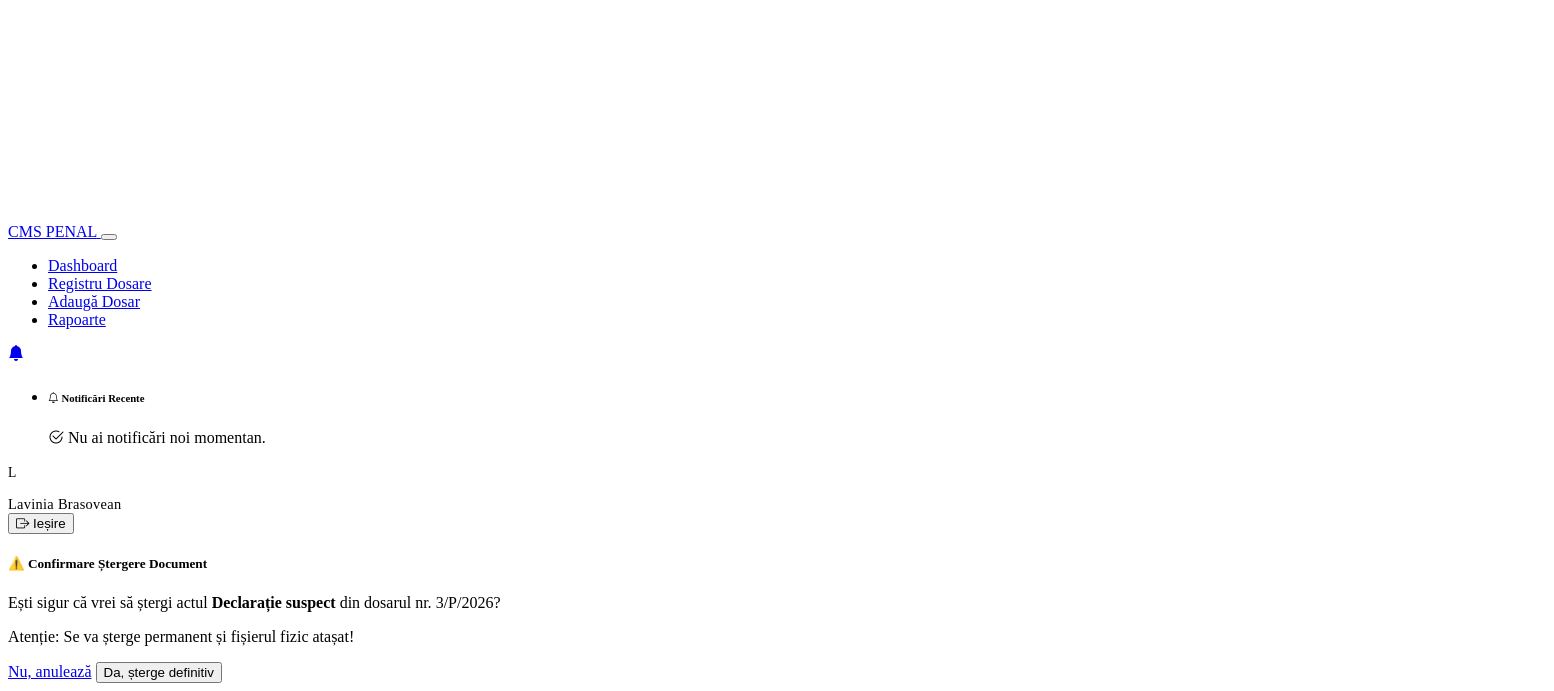
The app's page /cases/document/3/sterge/ (signed in, lower part), older data.
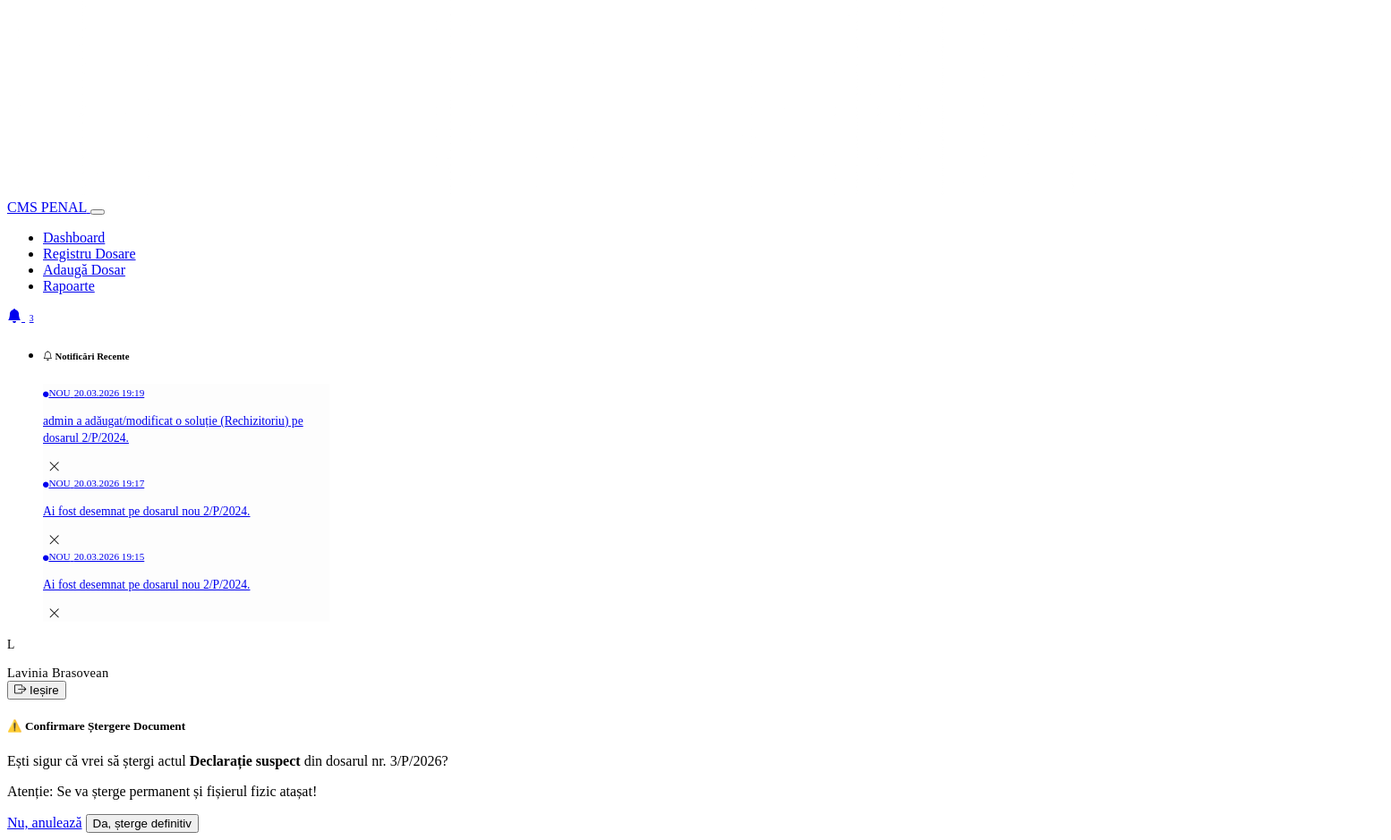
The same page, newer data.
### cases/models.py (models this page shows, shortened)
class Notificare(models.Model):
    utilizator = models.ForeignKey(settings.AUTH_USER_MODEL, on_delete=models.CASCADE, related_name='notificari')
    mesaj = models.CharField(max_length=255)
    link = models.CharField(max_length=255, help_text="URL-ul către dosarul vizat")
    citita = models.BooleanField(default=False)
    data_crearii = models.DateTimeField(auto_now_add=True)
    class Meta:
        ordering = ['-data_crearii'] # Cele mai noi apar primele
        verbose_name = "Notificare"
        verbose_name_plural = "Notificări"

### cases/views.py (the view)
# urls.py: path('document/<int:pk>/sterge/', views.stergere_document, name='stergere_document'),
@login_required
def stergere_document(request, pk):
    document = get_object_or_404(ActUrmarire, pk=pk)
    dosar_id = document.dosar.pk
    if not document.are_drepturi_editare(request.user):
        raise PermissionDenied("Nu ai permisiunea de a edita acest dosar.")
    if request.method == 'POST':
        if document.fisier:
            document.fisier.delete(save=False)
        document.delete() # Șterge înregistrarea din tabel
        return redirect('cases:detalii_dosar', pk=dosar_id)
    context = {'document': document}
    return render(request, 'cases/stergere_document.html', context)

### cases/context_processors.py (called while the page is built)
def notificari_globale(request):
    if request.user.is_authenticated:
        necitite = Notificare.objects.filter(utilizator=request.user, citita=False)
        return {
            'notificari_necitite': necitite,
            'nr_notificari': necitite.count()
        }
    return {'notificari_necitite': [], 'nr_notificari': 0}

### documents/models.py (called while the page is built)
    def are_drepturi_editare(self, utilizator):
        if self.autor == utilizator:
            return True
        echipa = [self.dosar.ofiter_caz, self.dosar.procuror_caz, self.dosar.grefier_caz]
        if utilizator in echipa:
            return True
        return False

### cases/templates/cases/stergere_document.html (shortened to what this page needs)
{% extends 'base.html' %}
{% block content %}
<div class="row justify-content-center">
    <div class="col-md-6">
        <div class="card shadow-sm mt-5 border-danger">
            <div class="card-header bg-danger text-white">
                <h5 class="mb-0">⚠️ Confirmare Ștergere Document</h5>
            </div>
            <div class="card-body text-center">
                <p class="fs-5">Ești sigur că vrei să ștergi actul <strong>{{ document.titlu }}</strong> din dosarul nr. {{ document.dosar.numar_unic }}?</p>
                <p class="text-danger fw-bold">Atenție: Se va șterge permanent și fișierul fizic atașat!</p>
                <form method="POST" class="mt-4">
                    <a href="{% url 'cases:detalii_dosar' document.dosar.pk %}" class="btn btn-secondary me-2">Nu, anulează</a>
                    <button type="submit" class="btn btn-danger fw-bold">Da, șterge definitiv</button>
                </form>
            </div>
        </div>
    </div>
</div>
{% endblock %}

### templates/base.html (shortened to what the changed rows need)
{% load static %}
{% load sass_tags %}
<!DOCTYPE html>
<html lang="ro">
<head>
    <link href="{% sass_src 'scss/main.scss' %}" rel="stylesheet" type="text/css" />
    <link rel="stylesheet" href="{% static 'icons/bootstrap-icons.css' %}">
</head>
<body class="bg-light" style="min-height: 100vh; display: flex; flex-direction: column;">
    <nav class="navbar navbar-expand-lg navbar-dark bg-primary bg-gradient mb-4 shadow-sm border-bottom border-3 border-secondary border-opacity-25">
            <div class="container-xl h-100">
            <div class="collapse navbar-collapse" id="navbarNav">
                {% if user.is_authenticated %}
                    <div class="d-flex align-items-center gap-3 mt-3 mt-lg-0">
                        <div class="nav-item dropdown">
                            <a class="nav-link position-relative text-white opacity-75 hover-opacity-100 p-1" href="#" id="notificariDropdown" role="button" data-bs-toggle="dropdown" aria-expanded="false" style="margin-top: 2px;">
                                <i class="bi bi-bell-fill fs-5 text-warning"></i>
                                {% if nr_notificari > 0 %}
                                <span id="badge-notificari" class="position-absolute translate-middle badge rounded-pill bg-danger border border-primary border-2 shadow-sm fw-bold" style="top: 25%; left: 75%; font-size: 0.6rem; padding: 0.35em 0.5em;">
                                    {{ nr_notificari }}
                                </span>
                                {% endif %}
                            </a>
                            <ul class="dropdown-menu dropdown-menu-end shadow-lg border border-secondary border-opacity-10 rounded-3 mt-2 p-0 overflow-hidden" aria-labelledby="notificariDropdown" style="width: 320px; max-height: 400px;">
                                <div style="overflow-y: auto; max-height: 300px;">
                                {% if nr_notificari > 0 %}
                                    {% for notificare in notificari_necitite %}
                                        <li id="notif-{{ notificare.pk }}" class="position-relative border-bottom border-secondary border-opacity-10">
                                            <div class="d-flex align-items-start py-3 px-3 transition-base" style="background-color: #fdfdfd; cursor: pointer;" onmouseover="this.style.backgroundColor='#f8f9fa'" onmouseout="this.style.backgroundColor='#fdfdfd'">
                                                <a class="text-decoration-none text-dark flex-grow-1 pe-3" href="{% url 'cases:citeste_notificare' notificare.pk %}">
                                                    <div class="d-flex justify-content-between align-items-center mb-1">
                                                        <small class="text-primary fw-bold" style="font-size: 0.7rem;"><i class="bi bi-circle-fill me-1" style="font-size: 0.4rem;"></i>NOU</small>
                                                        <small class="text-muted fw-medium" style="font-size: 0.7rem;">{{ notificare.data_crearii|date:"d.m.Y H:i" }}</small>
                                                    </div>
                                                    <p class="mb-0 text-secondary" style="font-size: 0.85rem; line-height: 1.4;">{{ notificare.mesaj }}</p>
                                                </a>
                                                <button onclick="stergeNotificare(event, '{{ notificare.pk }}')"
                                                        class="btn btn-sm text-muted p-0 ms-1 opacity-50 hover-opacity-100 transition-base"
                                                        title="Marchează ca citită"
                                                        style="background: transparent; border: none; box-shadow: none;">
                                                    <i class="bi bi-x-lg fs-5"></i>
                                                </button>
                                            </div>
                                        </li>
                                    {% endfor %}
                                {% else %}
                                    <li>
                                        <div class="dropdown-item py-5 text-center text-muted">
                                            <i class="bi bi-check2-circle fs-3 d-block mb-2 opacity-50"></i>
                                            <span class="small fw-medium">Nu ai notificări noi momentan.</span>
                                        </div>
                                    </li>
                                {% endif %}
                                </div>
                            </ul>
                        </div>
                    </div>
                {% else %}
                    <div class="ms-auto">
                        <span class="badge bg-danger bg-opacity-10 border border-danger border-opacity-50 text-white px-3 py-2 rounded-pill d-flex align-items-center gap-2">
                            <i class="bi bi-lock-fill"></i> Acces Restricționat
                        </span>
                    </div>
                {% endif %}
            </div>
        </div>
    </nav>
</body>
</html>

Row changes from the older to the newer data that the page shows:
added Notificare: data_crearii "20.03.2026 19:19", mesaj "admin a adăugat/modificat o soluție (Rechizitoriu) pe dosarul 2/P/2024."
added Notificare: data_crearii "20.03.2026 19:17", mesaj "Ai fost desemnat pe dosarul nou 2/P/2024."
added Notificare: data_crearii "20.03.2026 19:15", mesaj "Ai fost desemnat pe dosarul nou 2/P/2024."
Text that changed along with them:
{{ nr_notificari }}: (not shown) → "3"
text no longer shown: "Nu ai notificări noi momentan."
